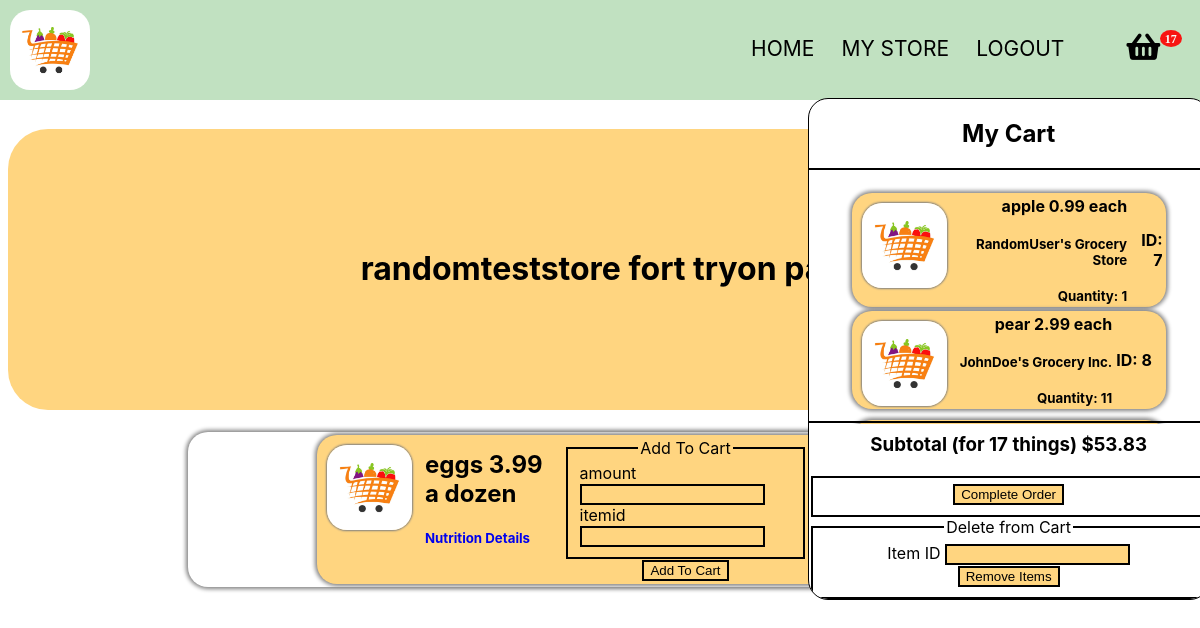
Screenshot of /store/randomteststore (signed in) with the database file from the repository.
### app.py (models this page shows)
class CartItems(db.Model):
    __tablename__ = 'cart'
    itemid = db.Column(db.Integer, primary_key = True)
    itemname = db.Column(db.String(20), nullable = False)
    quantity = db.Column(db.Integer, nullable = False)
    unit = db.Column(db.String(10), nullable = False)
    price = db.Column(db.Float, nullable = False)
    seller = db.Column(db.String(100), nullable = False)
    userid = db.Column(db.Integer, db.ForeignKey("user.id"))

class Store(db.Model):
    __tablename__ = 'store'
    storeid = db.Column(db.Integer, primary_key = True)
    storename = db.Column(db.String(50), nullable = True)
    storeaddress = db.Column(db.String(100), nullable = True)
    storelat = db.Column(db.Float, nullable = True)
    storelong = db.Column(db.Float, nullable = True)
    storeowner = db.Column(db.String(20), nullable = True)
    cart = db.relationship("Inventory")
    userid = db.Column(db.Integer, db.ForeignKey("user.id"))

class Inventory(db.Model):
    __tablename__ = 'inventory'
    inventoryid = db.Column(db.Integer, primary_key = True)
    itemname = db.Column(db.String(20), nullable = False)
    price = db.Column(db.Float, nullable = False)
    unit = db.Column(db.String(10), nullable = False)
    storeid = db.Column(db.Integer, db.ForeignKey("store.storeid"))

### app.py (the view, shortened to what this page needs)
@app.route('/store/<storename>', methods=['GET', 'POST'])
def storename(storename):
    emailform = EmailForm()
    deletefromcart = DeleteFromInventory()
    form = AddToCart()
    query = Inventory.query.filter_by(storeid = Store.query.filter_by(storename = storename).first().storeid).all()
    store = Store.query.filter_by(storename = storename).first()
    user = User.query.filter_by(id = current_user.id).first()
    userscart = CartItems.query.filter_by(userid = user.id).all()
    subtotal = 0
    itemamount = 0
    for thing in userscart:
        itemamount += thing.quantity
        subtotal += thing.price * thing.quantity
    if deletefromcart.validate_on_submit():
        print('touched')
        item = CartItems.query.filter_by(itemid = deletefromcart.itemid.data).first()
        db.session.delete(item)
        db.session.commit()
        return redirect('/store/' + storename)
    if emailform.validate_on_submit():
        sendemail(current_user.id)
        return redirect('/store/' + storename)
    return render_template('shop.html', shopinventory = query, store = store, form = form, cart = userscart, subtotal = subtotal, itemamount = itemamount, deleteform = deletefromcart, emailform = emailform)

### forms.py
class EmailForm(FlaskForm):
    submit = SubmitField("Complete Order")

class DeleteFromInventory(FlaskForm):
    itemid = IntegerField("Item ID", validators=[DataRequired()])
    submit = SubmitField("Remove Items")

### app.py (called while the page is built)
@login_manager.user_loader
def load_user(user_id):
    return User.query.get(int(user_id))

### templates/shop.html (shortened to what this page needs)
<!DOCTYPE HTML>
<html>
	<head>
		<link href="https://use.fontawesome.com/releases/v5.0.1/css/all.css" rel="stylesheet">
	</head>
	<body class="is-preload">
        <br>
		<br>
		<br>
		<br>
		<br>
		<div class="container">
			<img class = 'logo' src="{{ url_for('static', filename = 'images/grocerylogo.jpeg') }}">
			<nav>
				<ul id = 'subpages'>
					<li><a href="/main">HOME</a></li>
					<li><a href="/mystore/{{current_user.name}}">MY STORE</a></li>
					<li id="logout"><a href="/logout">LOGOUT</a></li>
                    <div id="container" style="display:inline-block; position: absolute; height: 100%;">
						<ul>
							<li id="li1"> <i class="fa badge fa-lg" style='font-size:30px'value={{itemamount}}>&#xf291; </i>
								<div class="popupMenu">
									<div class = "upperdiv">
										<h1 style="text-align: center; border-bottom: 2px solid black; padding-bottom: 20px;"> My Cart</h1>
										<table class = "carttable">
											{% for thing in cart %}
												<tr>
													<td>
														<div class = 'itemdiv'>
															<img src="{{ url_for('static', filename = 'images/grocerylogo.jpeg') }}" class="itemimage">
															<table class="carttdtable">
																<tr class="carttr">
																	<td class="carttd">
																	<h4 class = "iteminfo" style = "margin: 0px;"> {{thing.itemname}} {{thing.price}} {{thing.unit}}</h4> <br> <h5 class = "iteminfo" style = "margin: 0px;"> {{thing.seller}} </h5> <br> <h5 class = "iteminfo" style = "margin: 0px;"> Quantity: {{thing.quantity}} </h5> </td>
																	</td>
																	<td> <h4> ID: {{thing.itemid}}</h5></td>
																</tr>
															</table>
														</div>
											{% endfor %}
									</div>
									<div class="lowerdiv">
										<h3 class="lowerh3"> Subtotal (for {{itemamount}} things) ${{"%.2f"|format(subtotal)}} </h3>
                                        <br>
                                        <form method="post" action="">
											<fieldset>
												<div>
													{{ emailform.submit(class = "btn btn-outline-info") }}
												</div>
											</fieldset>
										</form>
                                        <form method="post" action="">
											<fieldset>
												<legend class = "cartlegend">Delete from Cart</legend>
												<div>
													{{ deleteform.itemid.label(class = "form-control-label") }}
													{{ deleteform.itemid(class = "form-control form-control-lg") }}
												</div>
												<div class = 'fieldbutton'>
													{{ deleteform.submit(class = "btn btn-outline-info") }}
												</div>
											</fieldset>
										</form>
									</div>
		<h1 class = 'title'> {{store.storename}} {{store.storeaddress}} </h1>
        <div class = 'tablediv'>
            <table class = "inventorytable">
            {% for thing in shopinventory %}
            <tr>
                <td>
                <div class = 'itemdiv'>
                    <img src="{{ url_for('static', filename = 'images/grocerylogo.jpeg') }}" class="itemimage">
                    <table>
                        <tr>
                            <td> <h2 class = "iteminfo"> {{thing.itemname}} {{thing.price}} {{thing.unit}} <br> </h2> <h5> <a href="/nutritionaldetails/{{thing.itemname}}" target="_blank">Nutrition Details</a> </h5> </td>
                            {% if store.userid != current_user.id %}
                                <td>
                                    <div class = "addtocart">
                                        <form method="post" action="">
                                            <fieldset>
                                                <legend class = "cartlegend">Add To Cart</legend>
                                                <div>
                                                    {{ form.amount.label(class = "form-control-label") }}
                                                    {{ form.amount(class = "form-control form-control-lg") }}
                                                </div>
                                                <div>
                                                    {{ form.itemid.label(class = "form-control-label") }}
                                                    {{ form.itemid(class = "form-control form-control-lg") }}
                                                </div>
                                            </fieldset>
                                            <div class = 'fieldbutton'>
                                                {{ form.submit(class = "btn btn-outline-info") }}
                                            </div>
                                        </form>
                                    </div>
                                </td>
                            {% endif %}
                            <td>
                                <h2>Item ID: {{thing.inventoryid}} </h2>
                            </td>
                        </tr>
                    </table>
                </div>
                </td>
            </tr>
            {% endfor %}
            </table>
        </div>
	</body>
</html>

### templates/shop.html (style rules this page uses)
.lowerh3 { margin-top: 10px; margin-bottom: 0px; }
.upperdiv { height: 65%; overflow: scroll; }
.lowerdiv { border-top: 2px solid black; position: absolute; bottom: 0px; text-align: center; width: 100%; }
.carttable { margin: 0 auto; width: 80%; }
.itemimage { height: 90px; width: 90px; float: left; border-radius: 20px; margin-right: 10px; }
#logout { margin-right: 10vh; }
#container { right: -80px; top: 16px; margin-right: 5vh; }
.popupMenu { width: 400px; height: 500px; border: 1px solid black; position: absolute; top: 62px; right: -20px; background-color: white; border-radius: 20px; overflow: scroll; }
ul li { position: relative }
.badge:after { content:attr(value); font-size:12px; color: #fff; background: red; border-radius:50%; padding: 2px 5px; position:relative; left:-8px; top:-15px; opacity:0.9; }
.tablediv { width: 70%; margin:0 auto; background-color: white; border-radius: 20px; box-shadow: 0 0 4px 2px gray; }
.cartlegend { text-align: center; }
.fieldbutton { text-align: center; }
.title { padding: 50px; background-color: green; height: 20vh; line-height: 20vh; text-align: center; background-color: rgb(255, 213, 128); border-radius: 40px; }
.itemimage { float: left; height: 85px; width: auto; margin: 10px; border-radius: 20px; box-shadow: 0 0 2px 1px gray; }
.iteminfo { margin:0 auto; }
.itemdiv { height: 20%; width: 60%; left: 20%; background-color: rgb(255, 213, 128); margin:0 auto; border-radius: 20px; min-width: 100%; box-shadow: 0 0 4px 2px gray; }
input { background-color: rgb(255, 213, 128); border: 2px solid black; }
.inventorytable { width: 70%; margin:0 auto; height: 100%; }
td { margin-bottom: 50px; }
fieldset { border: 2px solid black; }
html { height: 100%; width: 100%; }
body { height: 100%; width: 100%; font-family: Eina, -apple-system, BlinkMacSystemFont, "Segoe UI", Roboto, Helvetica, Arial, sans-serif; }
a { text-decoration: none; }
.logo { float: left; height: 80px; width: auto; margin: 10px; border-radius: 20px; }
body { height: 100%; width: 100%; }
nav ul { float: right; list-style: none; text-align: right; padding-top: 20px; margin-left: 0px; margin-right: 5vh; }
.container { background-color:rgb(193, 225, 193); position: fixed; width: 100%; top: 0px; left: 0px; }
.container::after { content: ''; display: table; clear: both; }
nav li { float: left; margin-left: 3vh; }
nav a { text-decoration: none; color: black; font-size: 21px; }

### rows the page displays
CartItems: itemname "apple", price "0.99", unit "each", seller "RandomUser's Grocery Store", quantity "1", itemid "7"
CartItems: itemname "pear", price "2.99", unit "each", seller "JohnDoe's Grocery Inc.", quantity "11", itemid "8"
Store: storename "randomteststore", storeaddress "fort tryon park"
Inventory: itemname "eggs", price "3.99", unit "a dozen", amount.label "amount", itemid.label "itemid"

### other values shown
{{ itemamount }} "17"
{{ "%.2f"|format(subtotal) }} "53.83"
{{ deleteform.itemid.label(class = "form-control-label") }} "Item ID"
